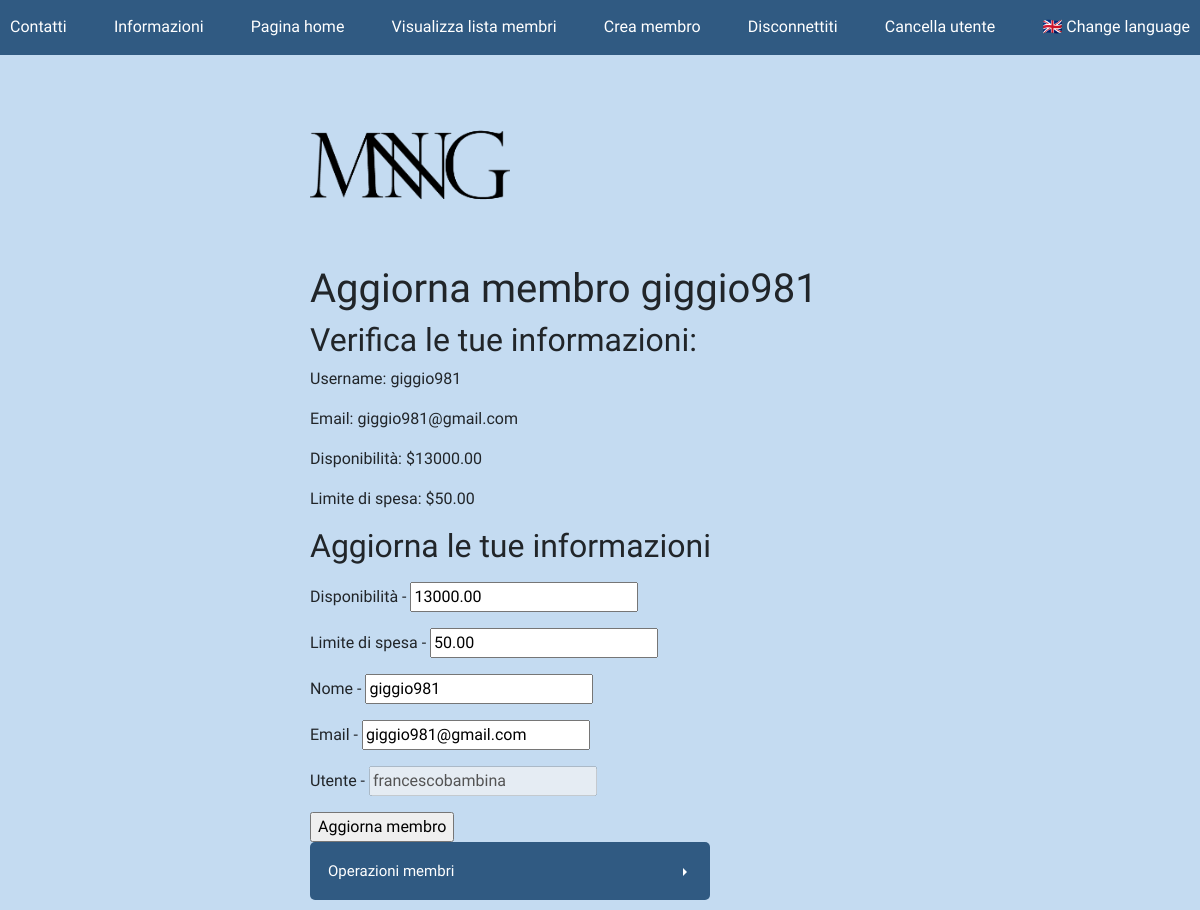
/it/user/giggio981/update/ (signed in), run on the app's committed database.
### members/models.py (models this page shows, shortened)
class Member(models.Model):
    name = models.CharField(max_length=256)
    email = models.EmailField(max_length=256)
    availability = models.DecimalField(max_digits=10000, decimal_places=2)
    spendable = models.DecimalField(max_digits=10000, decimal_places=2, db_column='spending')
    author = models.CharField(max_length=256, default='')
    history = HistoricalRecords()
    def __init__(self, *args, **kwargs):
        super().__init__(*args, **kwargs)

### members/views.py (the view)
# urls.py: path('it/user/<str:name>/update/', update_member_view_it, name='update_member_view_it'),                    # member.views
def update_member_view_it(request, name):
    logged_user = request.user
    obj = get_object_or_404(Member, name=name, author=request.user)
    old_obj = get_object_or_404(Member, name=name, author=request.user)
    if str(logged_user) != str(obj.author):
        return redirect(reverse('refused'))
    member_form = MemberForm(instance=obj, initial={'author': logged_user})
    if request.method == "POST":
        member_form = MemberForm(request.POST, instance=obj, initial={'author': logged_user})
        if member_form.is_valid():
            member_form.save()
            return redirect(reverse('update_success_view_it'))
    context = {
        "obj": obj,
        "old_obj": old_obj,
        "member_form": member_form
    }
    return render(request, "member/it/update_member_it.html", context)

### templates/member/it/update_member_it.html (shortened to what this page needs)
{% extends 'html/base.html' %}
{% load myFilters%}
{% block navbar %}
<div class="navbarFlex">
{% include 'html/it/navbar_it.html' %}
<p>
    <a href="{% url 'update_member_view' name=obj.name %}" class="navbarColor">🇬🇧 Change language</a>
</p>
</div>
{% endblock %}
{% block body_content %}
<h1>Aggiorna membro {{ old_obj.name }}</h1>
<h2>Verifica le tue informazioni:</h2>
<p>Username: {{ old_obj.name }}</p>
<p>Email: {{ old_obj.email }}</p>
<p>Disponibilità: ${{ old_obj.availability }}</p>
<p>Limite di spesa: ${{ old_obj.spendable }}</p>
<p>
    <h2>Aggiorna le tue informazioni</h2>
</p>
<form method="POST">{% csrf_token %}
    <p>Disponibilità - {{ member_form.availability }}</p>
    <p>Limite di spesa - {{ member_form.spendable }}</p>
    <p>Nome - {{ member_form.name }}</p>
    <p>Email - {{ member_form.email }}</p>
    <p>Utente - {{ member_form.author }}</p>
    <input type="submit" value="Aggiorna membro" />
</form>
{% include 'html/it/member_ops_it.html' %}
{% endblock %}

### static/css/html.css (style rules this page uses)
body { font-family: 'Comfortaa'; padding-left: 0px; background-color: #C4DBF1; }
.navbarFlex { display: flex; justify-content: space-between; padding-left: 0px; padding-right: 10px; }
.navbarColor { padding-top: 15px; background-color: #305a82; color: white; }

### data on the page
Member: name "giggio981", email "giggio981@gmail.com", availability "13000.00", spendable "50.00", author "francescobambina"
